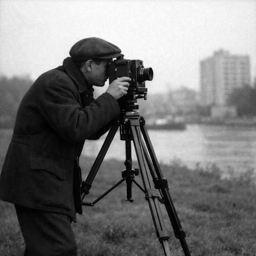
#> input picture Codes/Module 2/cameraman_256x256.tif, 256 x 256 px, found by its file name
$ python cft_cameraman_256.py
#> lines starting #> are read from the running program, lines starting #| are printed output that depends on the picture
import numpy as np
import matplotlib.pyplot as plt
import cv2
import os

# -------------------------------------------------
# Path Configuration
# -------------------------------------------------
folder_path = r"C:\Saintgits\Courses\Computer Vision\Codes\Module 2"
image_path = os.path.join(folder_path, "cameraman_256x256.tif")

# -------------------------------------------------
# 1. Load Image
# -------------------------------------------------
image = cv2.imread(image_path, cv2.IMREAD_GRAYSCALE)
#> image is the input picture: shape (256, 256); min 0, max 255, mean 120.3

if image is None:
    raise FileNotFoundError("Image not found. Check file name/path!")

image = image.astype(float) / 255.0   # Normalize

# -------------------------------------------------
# 2. Continuous Fourier Transform Approximation
#    (Using 2D FFT)
# -------------------------------------------------
F = np.fft.fft2(image)
F_shifted = np.fft.fftshift(F)

# Magnitude Spectrum
magnitude = np.abs(F_shifted)
log_magnitude = np.log(1 + magnitude)
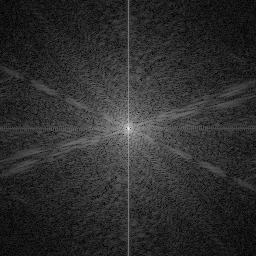
#> log_magnitude: shape (256, 256) float64; min 0.0318, max 10.34, mean 1.89; drawn with min black and max white

# -------------------------------------------------
# 3. Save Output Image
# -------------------------------------------------
output_path = os.path.join(folder_path, "cft_magnitude_256.png")

cv2.imwrite(output_path,
            (log_magnitude / log_magnitude.max() * 255).astype(np.uint8))

# -------------------------------------------------
# 4. Display Results
# -------------------------------------------------
plt.figure(figsize=(12,5))

plt.subplot(1,2,1)
plt.imshow(image, cmap='gray')
plt.title("Original Image (256x256)")
plt.axis('off')

plt.subplot(1,2,2)
plt.imshow(log_magnitude, cmap='gray')
plt.title("Continuous FT Approximation (Log Spectrum)")
plt.axis('off')

plt.tight_layout()
plt.show()
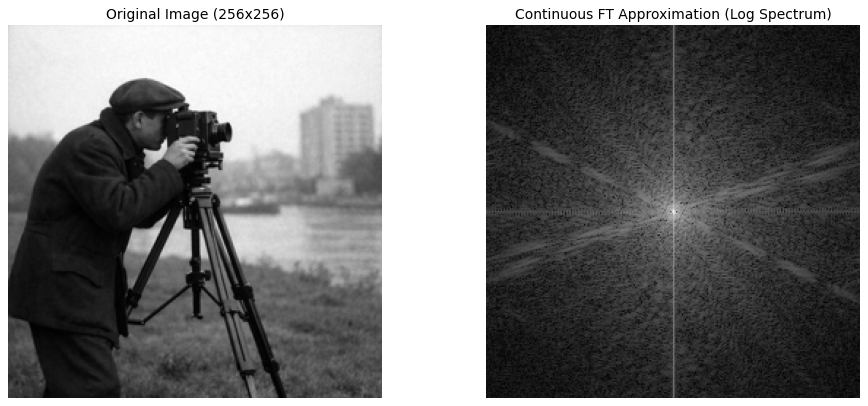
#> figure drawn by matplotlib, 2 panels

print("✔ Fourier Transform completed successfully.")
print("✔ Output saved at:", output_path)
